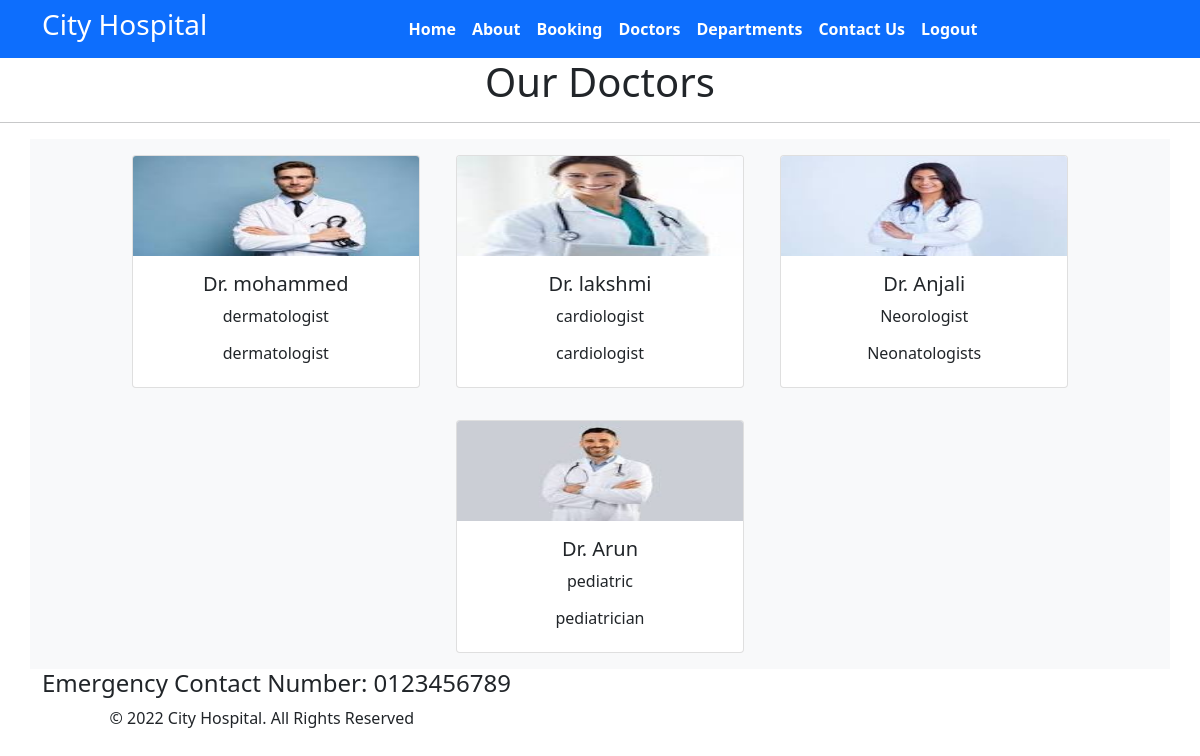
Screenshot of /doctors/ (signed in) with the database file from the repository.
### home/models.py (models this page shows, shortened)
class Doctors(models.Model):
    doc_name=models.CharField(max_length=255)
    doc_spec=models.CharField(max_length=255)
    dep_name=models.ForeignKey(Departments, on_delete=models.CASCADE)
    doc_image=models.ImageField(upload_to='doctors')

class Departments(models.Model):
    dep_name=models.CharField(max_length=100)
    dep_description=models.TextField()
    def __str__(self):
        return self.dep_name

### home/views.py (the view)
# urls.py: path('doctors/',views.doctors,name='doctors'),
@login_required(login_url='/')
def doctors(request):
    dict_docs = {
        'doctors':Doctors.objects.all()
    }
    return render(request,'doctors.html',dict_docs)

### templates/doctors.html (shortened to what this page needs)
{% extends 'base.html' %}
{% block content %}
<h1 class="text-center">Our Doctors </h1>
<hr>
<div class="container text-center bg-light">
    {% for d in doctors%}
    <div class="card text-center mx-3 my-3" style="width: 18rem; display:inline-block">
        <img src="{{d.doc_image.url}}" class="card-img-top" alt="..." height="100px" width="2px">
        <div class="card-body">
          <h5 class="card-title">Dr. {{d.doc_name}}</h5>
          <p class="card-text">{{d.doc_spec}}</p>
          <h6>{{d.dep_name}}</h6>
        </div>
      </div>
    {% endfor %}
</div>
{% endblock %}

### templates/base.html (shortened to what this page needs)
{% load static %}
<!DOCTYPE html>
<html>
  <head>
    <link rel="stylesheet"
      href=" https://cdn.jsdelivr.net/npm/bootstrap@5.1.3/dist/css/bootstrap.min.css ">
    <link rel="stylesheet"
      href="https://use.fontawesome.com/releases/v5.2.0/css/all.css">
      <link rel="stylesheet"
      href="{% static '/css/style.css'%}">
  </head>
  <body>
    <nav class="navbar bg-primary navbar-expand-md ">
      <div class="container">
        <div class="col-2 text-left pl-md-0">
          <h3 class="text-white"> City Hospital </h3>
        </div>
        <div
          class="collapse navbar-collapse justify-content-center col-md-8 navbar-collapse-3">
          <ul class="navbar-nav justify-content-center  fw-bold">
            {% if user.is_authenticated %}
            <li class="nav-item active">
              <a class="nav-link text-white" href="{% url 'home' %}">Home </a>
            </li>
            <li class="nav-item">
              <a class="nav-link text-white" href="{% url 'about' %}">About</a>
            </li>
            <li class="nav-item">
              <a class="nav-link text-white" href="{% url 'booking' %}">Booking</a>
            </li>
            <li class="nav-item">
              <a class="nav-link text-white" href="{% url 'doctors' %}">Doctors</a>
            </li>
			 <li class="nav-item">
              <a class="nav-link text-white" href="{% url 'department' %}">Departments</a>
            </li>
            <li class="nav-item">
              <a class="nav-link text-white" href="{% url 'contact' %}">Contact Us</a>
            </li>
            <li class="nav-item">
              <a class="nav-link text-white" href="{% url 'logout' %}">Logout</a>
            </li>
            {% endif %}
          </ul>
        </div>
      </div>
    </nav>
{% block content %}{% endblock %}
    <section class2 pb-2  bg-primary text-light">
        <div class="container">
          <div class="row alig="">
      <footer class="pt-n-items-center">
            <div class="col-12 col-md-8">
              <h4>Emergency Contact Number: 0123456789</h4>
            </div>
            <div class="col-12 col-md-4 mt-4 mt-md-0 text-center text-md-end">
              © 2022 City Hospital. All Rights Reserved
            </div>
          </div>
        </div>
    </section>
  </body>
</html>

### rows the page displays
Doctors: doc_image (picture), doc_name "mohammed", doc_spec "dermatologist", dep_name "dermatologist"
Doctors: doc_image (picture), doc_name "lakshmi", doc_spec "cardiologist", dep_name "cardiologist"
Doctors: doc_image (picture), doc_name "Anjali", doc_spec "Neorologist", dep_name "Neonatologists"
Doctors: doc_image (picture), doc_name "Arun", doc_spec "pediatric", dep_name "pediatrician"
